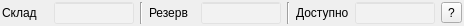
<?xml version="1.0" encoding="UTF-8"?>
<ui version="4.0">
 <class>StockInfoW</class>
 <widget class="QWidget" name="StockInfoW">
  <property name="geometry">
   <rect>
    <x>0</x>
    <y>0</y>
    <width>464</width>
    <height>26</height>
   </rect>
  </property>
  <property name="windowTitle">
   <string>Form</string>
  </property>
  <layout class="QHBoxLayout" name="horizontalLayout">
   <property name="margin">
    <number>2</number>
   </property>
   <item>
    <widget class="QLabel" name="label_7">
     <property name="text">
      <string>Склад</string>
     </property>
    </widget>
   </item>
   <item>
    <widget class="QLineEdit" name="stock">
     <property name="maximumSize">
      <size>
       <width>80</width>
       <height>16777215</height>
      </size>
     </property>
     <property name="font">
      <font>
       <weight>75</weight>
       <bold>true</bold>
      </font>
     </property>
     <property name="styleSheet">
      <string notr="true">background: rgba(255, 255, 255, 55)</string>
     </property>
     <property name="alignment">
      <set>Qt::AlignRight|Qt::AlignTrailing|Qt::AlignVCenter</set>
     </property>
     <property name="readOnly">
      <bool>true</bool>
     </property>
    </widget>
   </item>
   <item>
    <widget class="Line" name="line">
     <property name="orientation">
      <enum>Qt::Vertical</enum>
     </property>
    </widget>
   </item>
   <item>
    <widget class="QLabel" name="label_6">
     <property name="text">
      <string>Резерв</string>
     </property>
    </widget>
   </item>
   <item>
    <widget class="QLineEdit" name="reserv">
     <property name="maximumSize">
      <size>
       <width>80</width>
       <height>16777215</height>
      </size>
     </property>
     <property name="styleSheet">
      <string notr="true">background: rgba(255, 255, 255, 55)</string>
     </property>
     <property name="alignment">
      <set>Qt::AlignRight|Qt::AlignTrailing|Qt::AlignVCenter</set>
     </property>
     <property name="readOnly">
      <bool>true</bool>
     </property>
    </widget>
   </item>
   <item>
    <widget class="Line" name="line_2">
     <property name="orientation">
      <enum>Qt::Vertical</enum>
     </property>
    </widget>
   </item>
   <item>
    <widget class="QLabel" name="label_5">
     <property name="text">
      <string>Доступно</string>
     </property>
    </widget>
   </item>
   <item>
    <widget class="QLineEdit" name="available">
     <property name="maximumSize">
      <size>
       <width>80</width>
       <height>16777215</height>
      </size>
     </property>
     <property name="styleSheet">
      <string notr="true">background: rgba(255, 255, 255, 55)</string>
     </property>
     <property name="alignment">
      <set>Qt::AlignRight|Qt::AlignTrailing|Qt::AlignVCenter</set>
     </property>
     <property name="readOnly">
      <bool>true</bool>
     </property>
    </widget>
   </item>
   <item>
    <widget class="QToolButton" name="infoButton">
     <property name="text">
      <string>?</string>
     </property>
    </widget>
   </item>
  </layout>
 </widget>
 <resources/>
 <connections/>
</ui>
